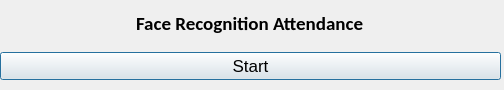
<?xml version="1.0" encoding="UTF-8"?>
<ui version="4.0">
 <class>Dialog</class>
 <widget class="QDialog" name="Dialog">
  <property name="geometry">
   <rect>
    <x>0</x>
    <y>0</y>
    <width>504</width>
    <height>90</height>
   </rect>
  </property>
  <property name="maximumSize">
   <size>
    <width>800</width>
    <height>680</height>
   </size>
  </property>
  <property name="windowTitle">
   <string>Face Recognition Time Attendance App</string>
  </property>
  <property name="windowIcon">
   <iconset resource="resource.qrc">
    <normaloff>:/icon/icon.png</normaloff>:/icon/icon.png</iconset>
  </property>
  <widget class="QWidget" name="verticalLayoutWidget">
   <property name="geometry">
    <rect>
     <x>0</x>
     <y>0</y>
     <width>501</width>
     <height>80</height>
    </rect>
   </property>
   <layout class="QVBoxLayout" name="verticalLayout">
    <item>
     <layout class="QHBoxLayout" name="horizontalLayout">
      <item alignment="Qt::AlignHCenter">
       <widget class="QLabel" name="filelabel">
        <property name="font">
         <font>
          <family>Calibri</family>
          <pointsize>14</pointsize>
          <weight>75</weight>
          <bold>true</bold>
         </font>
        </property>
        <property name="text">
         <string>Face Recognition Attendance</string>
        </property>
       </widget>
      </item>
     </layout>
    </item>
    <item>
     <widget class="QPushButton" name="runButton">
      <property name="font">
       <font>
        <family>Arial</family>
        <pointsize>13</pointsize>
       </font>
      </property>
      <property name="text">
       <string>Start</string>
      </property>
     </widget>
    </item>
   </layout>
  </widget>
 </widget>
 <resources>
  <include location="resource.qrc"/>
 </resources>
 <connections/>
</ui>
